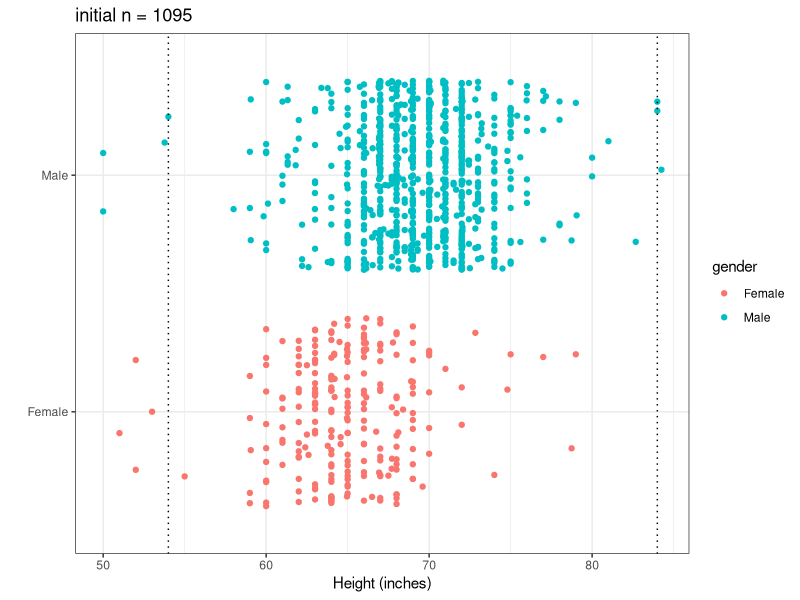
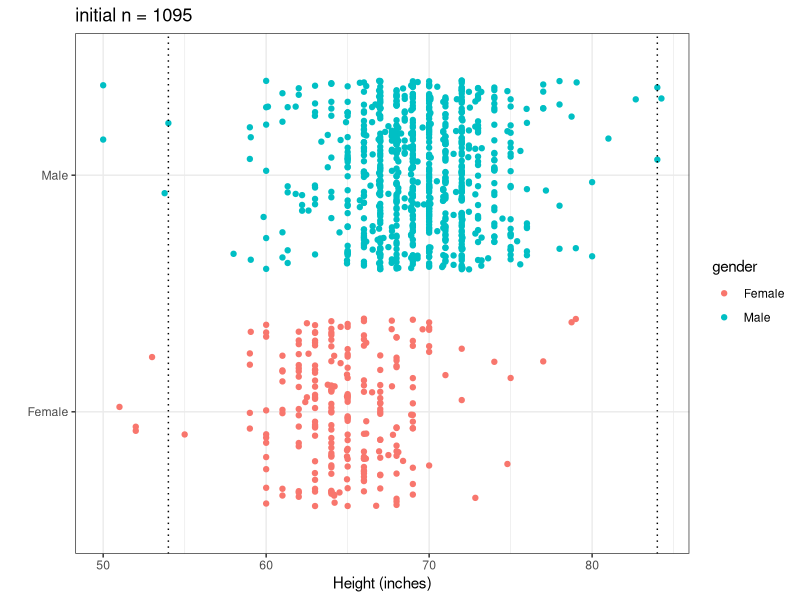

Source code (R) for these figures, in order:

library(tidyverse)
library(dslabs)

# From: Intro to Data Science
# by Rafael A. Irizarry
# http://rafalab.dfci.harvard.edu/dsbook-part-1/

### Section 17 String Processing ####

# In section 17.7, we deal with a dataset of self-reported heights collected from a sample of students:
heights %>% as_tibble() # cleaned version of the data
reported_heights %>% as_tibble() # the original survey data (pre-cleaning)
# note that the cleaned version has had some of the rows removed already
# the original survey data has the height info stored within strings
# different respondents (students) formatted/entered their height differently... we have heterogeneity in units, format/punctuation, as well as obvious errors etc 

# In this script, we'll use stringr functions to clean up reported_heights
# the desired output is numerical data on each student's height, in consistent measurement units (let's go w/ inches), with values we know are impossible replaced w/ NA

# This is a process... we'll do as well as we can!

# I'm going to build it up step-by-step, and use a github repo to demo the process...

reported_heights$height
# To start, let's build something that handles the diversity of cases we get in a small subset, say, the first 150 entries.
reported_heights$height[1:150]

# Can we describe some of the heterogeneity here?
# 1. whole (integer) numbers between XX-XX that can be assumed as human heights in inches. what XX-XX? 48-84 seems reasonable (4 feet - 7 feet)
# 2. whole (integer) numbers that are between 4-7, that we assume are heights given in feet
  # 2b. decimal numbers between 4-7, that we assume are `feet.inches`
  # 2c. numbers with an intervening space, and the first one is is an integter between 4-7, that we assume are `feet inches`
# 3. decimal numbers that are between 48-84, that we assume are given in inches
# 4. whole (integer) or decimal numbers that are between 120ish - 210ish, that we assume are heights in cm
# 5. really big numbers that we assume are errors
# 6. numbers with ' separator that can be converted to feet and inches
  # 6b. numbers with , separator that can be converted to feet and inches
# ...

n_samp <- nrow(reported_heights)

output_df <- reported_heights[1:n_samp,] %>% 
  mutate(height = str_replace(height, '\'', '\' ')) %>% 
  mutate(height = str_replace(height, ',', ' ')) %>%  # to handle ',' as foot,inches sep 
  mutate(height = str_replace(height, '  ', ' ')) %>% # let's get spaces as separators
  pull(height) %>% 
  str_split_fixed(., pattern = ' ', n = Inf) %>% # then carve at the spaces
  data.frame() %>% 
  mutate(part_1_num = as.numeric(str_remove_all(X1, pattern = '[^0-9.]'))) %>% 
  mutate(part_2_num = as.numeric(str_remove_all(X2, pattern = '[^0-9.]'))) %>% 
  rename('part_1' = X1, 'part_2' = X2) %>% 
  mutate(height_inches = case_when(
    part_1_num > 48 & part_1_num <= 84 ~ part_1_num,
    part_1_num > 120 & part_1_num <= 215 ~ part_1_num / 2.54,
    part_1_num > 4 & part_1_num <= 7 ~ part_1_num * 12,
    part_1_num > 1.2 & part_1_num <= 2 & is.na(part_2_num) ~ part_1_num * 100 / 2.54, # let's assume a v. small number is m
    TRUE ~ NA
  )) %>% 
  mutate(height_inches = ifelse(part_2 != '' & part_2_num <= 12, height_inches + part_2_num, height_inches)) %>% 
  mutate(decimal_as_inches = part_1_num > 4 & part_1_num <= 7 & (as.character(round((part_1_num - floor(part_1_num)), digits = 2)) %in% as.character(round(seq(0.1, 0.9, by = 0.1), digits = 2)))) %>% # note the ambiguity, is 5.3s a 5'3"? I will assume as much.
  # this is clunky due to floating point
  mutate(height_inches = ifelse(decimal_as_inches == T, floor(part_1_num) * 12 + 10 * (part_1_num %% floor(part_1_num)), height_inches)) %>% # extra step for the decimal_as_inches format
  mutate(orig = reported_heights[1:n_samp, 'height']) %>% 
  mutate(gender = reported_heights[1:n_samp, 'sex']) %>% 
  select(gender, orig, height_inches)
  
# inspect the output to see if it makese sense
# let's list some cases that need to be handled still:
# row 40 is feet.inches (pretty common format I think)... DONE

# let's take a look at the distribution for the first 150 after cleaning, then expand up to more rows...

(mytitle <- str_c('initial n = ', nrow(output_df), sep = ''))
myplot <- output_df %>% 
  ggplot() + theme_bw() +
  geom_jitter(aes(x = height_inches, y = gender, color = gender), width = 0, height = 0.4) +
  labs(x = 'Height (inches)', y = '') +
  ggtitle(mytitle) +
  geom_vline(xintercept = c(54, 84), linetype = 'dotted')
myplot
ggsave(filename = 'cleaned_heights.pdf', plot = myplot, width = 6, height = 4, units = 'in')
# some extreme values... let's continue...

# a few more errors to clean up (below)
# one thing we can see is that we have some really extreme values below 4.5 feet and at 7 feet
# to decide how to handle those, we can look into how probable it is to have this many values at that extreme in a sample this size

output_df %>% as_tibble() %>% select(height_inches, orig) %>% print(n = Inf) # scan for other cases
output_df %>% as_tibble %>% select(height_inches, orig) %>% 
  slice(c(320, 332, 372))

# row 194 5.25 might *actually* be 5 and 1/4 feet 
# row 231, 242, 292 similarly values like 5.5 may not be 5'5", but rather 5'6"

# we assume people don't give their fractional height in feet if the fraction is something harder to intuit, like 10ths or 5ths. but they might give their fractional height in feet if it's x.25, x.5, x.75...

# rows 332, 492, '5.11' should be 71, not 61.3 NOT DONE YET

# row 320 '5.1' should be 61, why is it 61.2 ?? 
# ok, it's a floating point thing, so that may be a poor way to handle. DONE NOW
# row 372 '6.1' should be 73, not 73.2

# row 66 is oddball/uncommon might actually be 5'11"
# row 187 oddball '5 feet and 8.11 inches' not handled
# row 311 is oddball (in words)... these are safely handled as NAs for now, which is good

# row 448 "2'33" is nonsense/shouldn't be handled (should be NA I think) this is a weird one because they might actually be 2 feet + 33 inches which is possible, but still odd and probably shouldn't be handled DONE NOW

# row 363 that person might be 7 foot and that could be real... let's change to >= to be a just bit more permissive for the extreme heights DONE
# similarly, row 376, 214 might be real for cm height (just over 7 feet) DONE NOW

# row 288 '6,8' is not 68, but rather I think it's 6'8" DONE NOW
# and also row 357 '5,4' should be 64 not 54
# and also row 466 '5,8' should be 68 not 58

# to be continued...
